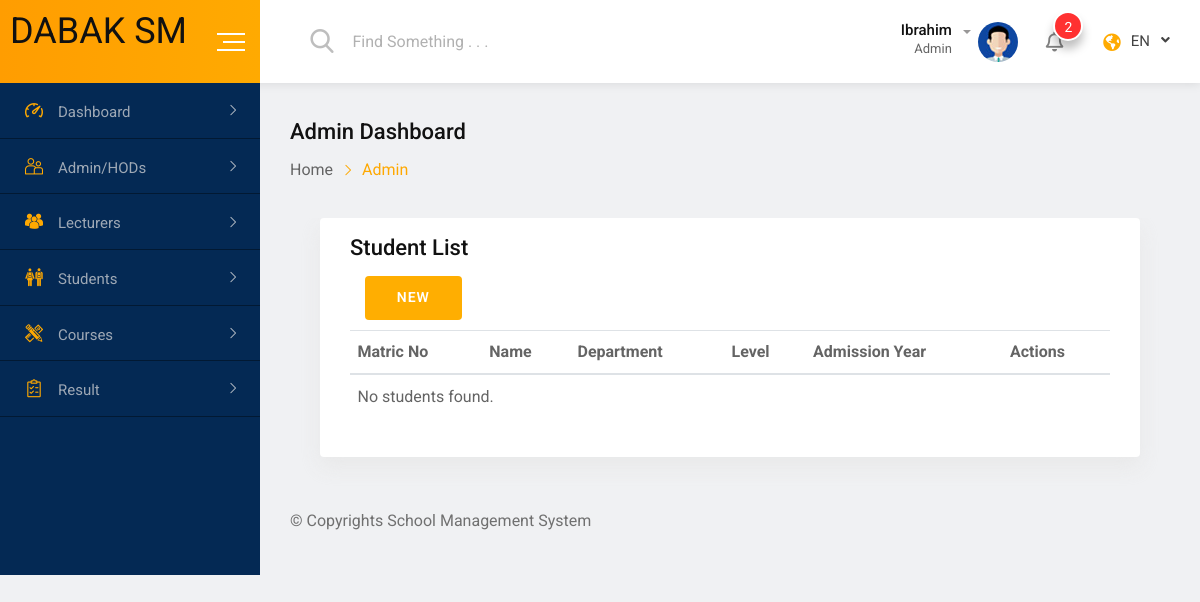
The page /administration/students/ (signed in) on the database as committed earlier.
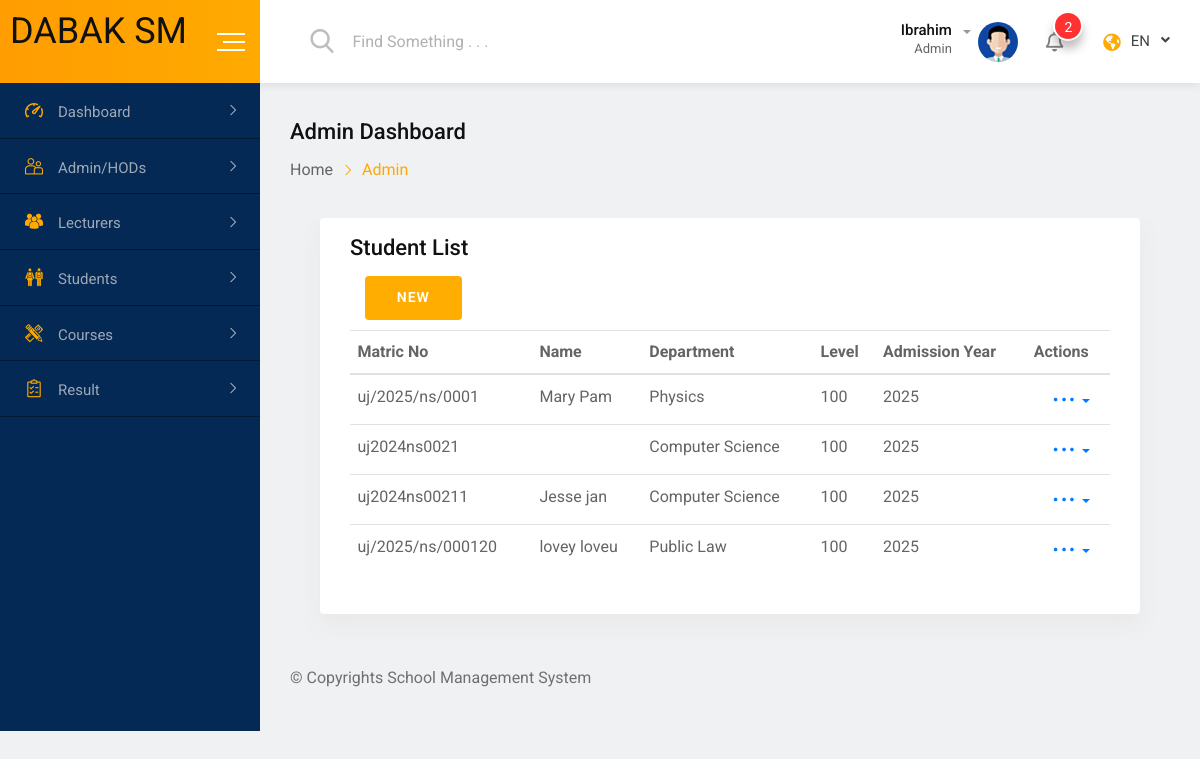
The same page on the database as committed later.
### students/models.py (models this page shows, shortened)
class Student(models.Model):
    user = models.OneToOneField(CustomUser, on_delete=models.CASCADE, related_name='student_profile')
    matric_no = models.CharField(max_length=20, unique=True)
    department = models.ForeignKey(Department, on_delete=models.CASCADE, related_name='students')
    level = models.CharField(max_length=10, choices=[
        ('100', '100 Level'),
        ('200', '200 Level'),
        ('300', '300 Level'),
        ('400', '400 Level'),
    ])
    admission_year = models.IntegerField(default=2025)

### accounts/models.py (models this page shows, shortened)
class CustomUser(AbstractUser):
    ROLE_CHOICES = [
        ('student', 'Student'),
        ('lecturer', 'Lecturer'),
        ('admin', 'Admin'),
    ]
    USERNAME_FIELD = 'username'
    REQUIRED_FIELDS = []
    role = models.CharField(max_length=20, choices=ROLE_CHOICES)
    is_active = models.BooleanField(default=True)

### academics/models.py (models this page shows, shortened)
class Department(models.Model):
    faculty = models.ForeignKey(Faculty, on_delete=models.CASCADE, related_name='departments')
    name = models.CharField(max_length=150)
    description = models.TextField(blank=True, null=True)

### administration/views.py (the view)
    def wrapper(request, *args, **kwargs):
        if not request.user.is_authenticated or request.user.role != 'admin':
            messages.error(request, "Access denied: Admins only.")
            return redirect('login')
        return view_func(request, *args, **kwargs)

### administration/views.py (called while the page is built)
def admin_required(view_func):
    def wrapper(request, *args, **kwargs):
        if not request.user.is_authenticated or request.user.role != 'admin':
            messages.error(request, "Access denied: Admins only.")
            return redirect('login')
        return view_func(request, *args, **kwargs)
    return wrapper

@login_required
@admin_required
def student_list(request):
    students = Student.objects.select_related('user', 'department').all()
    return render(request, 'administration/student_list.html', {'students': students})

### templates/administration/student_list.html (shortened to what this page needs)
{% extends "../admin_base.html" %}
{% block content %}
<div class="dashboard-content-one">
  <div class="card height-auto">
      <div class="card-body">
          <div class="heading-layout1">
              <div class="item-title">
                  <h3>Student List</h3>
              </div>
          </div>
          <div class="col-1-xxxl col-xl-2 col-lg-3 col-12 form-group">
              <a href="{% url 'student_create' %}"><button type="submit" class="fw-btn-fill btn-gradient-yellow">NEW</button></a>
          </div>
          <div class="table-responsive">
              <table class="table display data-table text-nowrap">
                  <thead>
                      <tr>
                          <th>Matric No</th>
                          <th>Name</th>
                          <th>Department</th>
                          <th>Level</th>
                          <th>Admission Year</th>
                          <th>Actions</th>
                      </tr>
                  </thead>
                  <tbody>
                    {% for student in students %}
                      <tr>
                        <td>{{ student.matric_no }}</td>
                        <td>{{ student.user.get_full_name }}</td>
                        <td>{{ student.department.name }}</td>
                        <td>{{ student.level }}</td>
                        <td>{{ student.admission_year }}</td>
                        <td>
                            <div class="dropdown">
                                <a href="#" class="dropdown-toggle" data-toggle="dropdown"
                                    aria-expanded="false">
                                    <span class="flaticon-more-button-of-three-dots"></span>
                                </a>
                            </div>
                        </td>
                      </tr>
                      {% empty %}
                      <tr><td colspan="6">No students found.</td></tr>
                      {% endfor %}
                  </tbody>
              </table>
          </div>
      </div>
  </div>
</div>
{% endblock %}

Rows that differ between the two databases and show on the page:
added Student: matric_no "uj/2025/ns/0001", user.get_full_name "Mary Pam", department.name "Physics", level "100", admission_year "2025"
added Student: matric_no "uj2024ns0021", department.name "Computer Science", level "100", admission_year "2025"
added Student: matric_no "uj2024ns00211", user.get_full_name "Jesse jan", department.name "Computer Science", level "100", admission_year "2025"
added Student: matric_no "uj/2025/ns/000120", user.get_full_name "lovey loveu", department.name "Public Law", level "100", admission_year "2025"
Other text that changed with them:
text no longer shown: "No students found."
